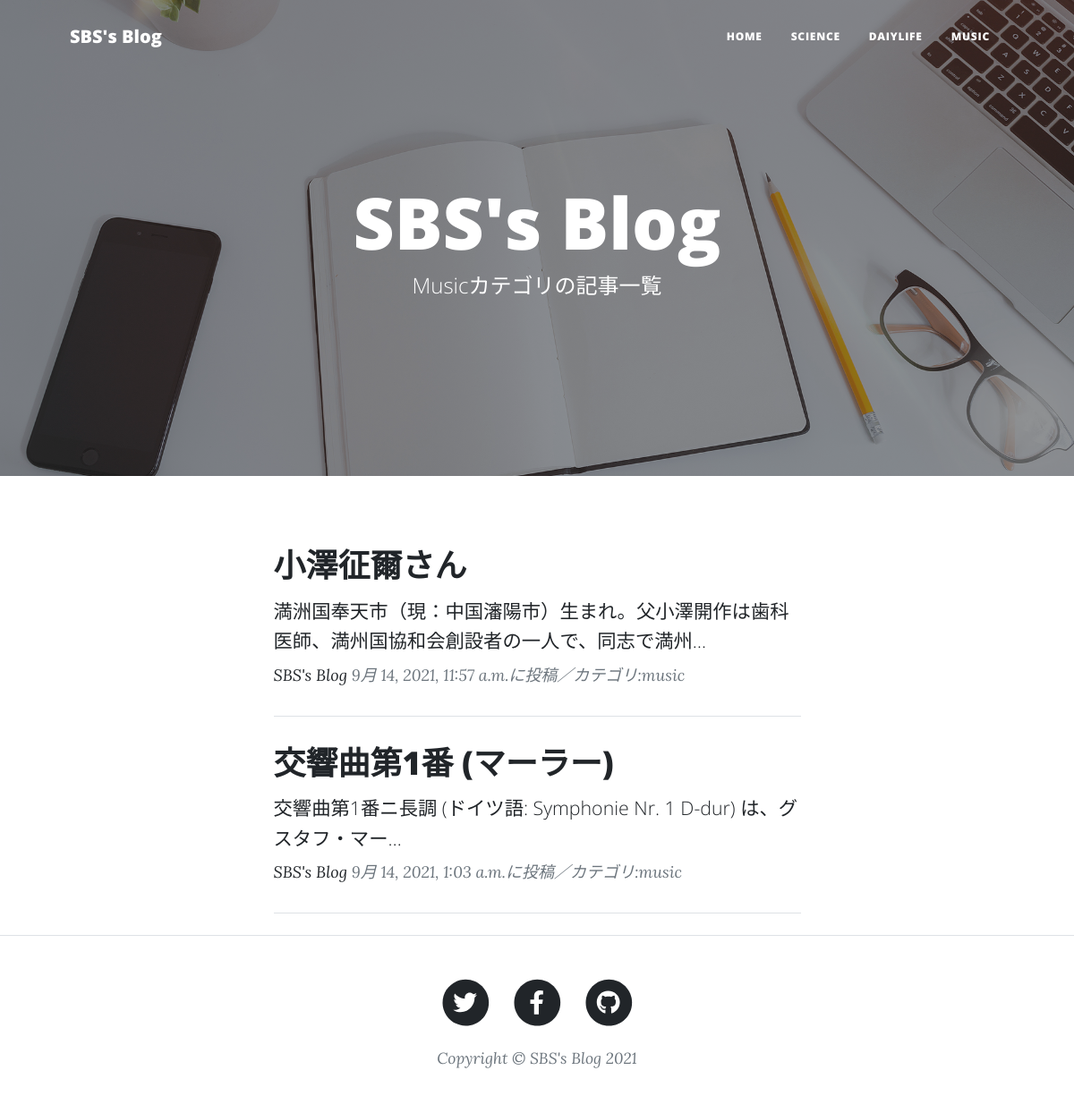
/music-list/, run on the app's committed database.
### blog/models.py (models this page shows, shortened)
class BlogPost(models.Model):
	CATEGORY = (('science','科学のこと'),('dailylife','日常のこと'),('music','音楽のこと'))
	title = models.CharField(
			verbose_name='タイトル',
			max_length=200
			)
	content = models.TextField(
			verbose_name='本文'
			)
	posted_at = models.DateTimeField(
			verbose_name='投稿日時',
			auto_now_add=True
			)
	category = models.CharField(
			verbose_name='カテゴリ',
			max_length=50,
			choices=CATEGORY
			)

### blog/views.py (the view)
# urls.py: path('music-list/',views.MusicView.as_view(),name='music_list'),
class MusicView(ListView):
	template_name = 'music_list.html'
	model = BlogPost
	context_object_name = 'music_records'
	queryset = BlogPost.objects.filter(category='music').order_by('-posted_at')
	paginate_by = 2

### templates/music_list.html (shortened to what this page needs)
{% extends 'base.html' %}
{% load static %}
        {% block header %}
        <header class="masthead" style="background-image: url({% static 'assets/img/home-bg.jpg' %})">
            <div class="container position-relative px-4 px-lg-5">
                <div class="row gx-4 gx-lg-5 justify-content-center">
                    <div class="col-md-10 col-lg-8 col-xl-7">
                        <div class="site-heading">
                            <h1>SBS's Blog</h1>
                            <span class="subheading">Musicカテゴリの記事一覧</span>
                        </div>
                    </div>
                </div>
            </div>
        </header>
        {% endblock %}
        {% block contents %}
        <div class="container px-4 px-lg-5">
            <div class="row gx-4 gx-lg-5 justify-content-center">
                <div class="col-md-10 col-lg-8 col-xl-7">
                    {% for record in music_records %}
                    <div class="post-preview">
                        <a href="{% url 'blog:blog_detail' record.pk %}">
                            <h2 class="post-title">{{ record.title }}</h2>
                            <h3 class="post-subtitle">
                                <span style="font-size : 16pt">
                                    {{ record.content|truncatechars:50}}
                                </span>
                            </h3>
                        </a>
                        <p class="post-meta">
                            <a href="#!">SBS's Blog</a>
                            {{ record.posted_at}}に投稿／カテゴリ:{{ record.category }}
                        </p>
                    </div>
                    <hr class="my-4" />
                    {% endfor %}
                </div>
            </div>
        </div>
        {% endblock %}

### data on the page
BlogPost: title "小澤征爾さん", content "満洲国奉天市（現：中国瀋陽市）生まれ。父小澤開作は歯科医師、満州国協和会創設者の一人で、同志で満州…", posted_at "9月 14, 2021, 11:57 a.m.", category "music"
BlogPost: title "交響曲第1番 (マーラー)", content "交響曲第1番ニ長調 (ドイツ語: Symphonie Nr. 1 D-dur) は、グスタフ・マー…", posted_at "9月 14, 2021, 1:03 a.m.", category "music"
